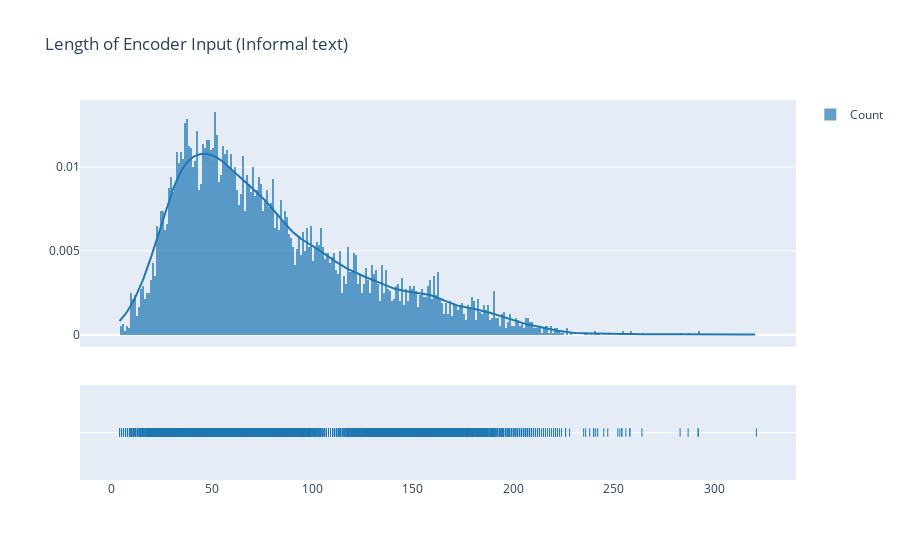

Notebook cell for this chart:
### Markdown cell above
2.4 Distribution of length of Encoder Input, Decoder Input and Decoder Output

As we can see, most of the sentences are of length around 50 and almost all the sentences have lengths less than 200. Hence, we can filter out the sentences which are of length more than 200.

### Code cell
# Distance plot for length of encoder input
fig = ff.create_distplot([preprocessed_df['encoder_input'].apply(len).values], ['Count'])
fig.update_layout(title= 'Length of Encoder Input (Informal text)')
fig.show()

display(stats.describe(preprocessed_df['encoder_input'].apply(len)))

### Figure 1 — Plotly figure (JSON) as saved in the notebook; plotly's stock layout.template omitted (floating-point values rounded to 4 significant figures; data arrays with more than 128 entries replaced by an {"elided": "..."} marker saying what was removed)
{"data": [{"autobinx": false, "histnorm": "probability density", "legendgroup": "Count", "marker": {"color": "rgb(31, 119, 180)"}, "name": "Count", "opacity": 0.7, "type": "histogram", "x": {"elided": "8000 int values"}, "xaxis": "x", "xbins": {"end": 321, "size": 1, "start": 4}, "yaxis": "y"}, {"legendgroup": "Count", "marker": {"color": "rgb(31, 119, 180)"}, "mode": "lines", "name": "Count", "showlegend": false, "type": "scatter", "x": {"elided": "500 float values"}, "xaxis": "x", "y": {"elided": "500 float values"}, "yaxis": "y"}, {"legendgroup": "Count", "marker": {"color": "rgb(31, 119, 180)", "symbol": "line-ns-open"}, "mode": "markers", "name": "Count", "showlegend": false, "type": "scatter", "x": {"elided": "8000 int values"}, "xaxis": "x", "y": {"elided": "8000 str values"}, "yaxis": "y2"}], "layout": {"barmode": "overlay", "hovermode": "closest", "legend": {"traceorder": "reversed"}, "title": {"text": "Length of Encoder Input (Informal text)"}, "xaxis": {"anchor": "y2", "domain": [0, 1], "zeroline": false}, "yaxis": {"anchor": "free", "domain": [0.35, 1], "position": 0}, "yaxis2": {"anchor": "x", "domain": [0, 0.25], "dtick": 1, "showticklabels": false}}}
